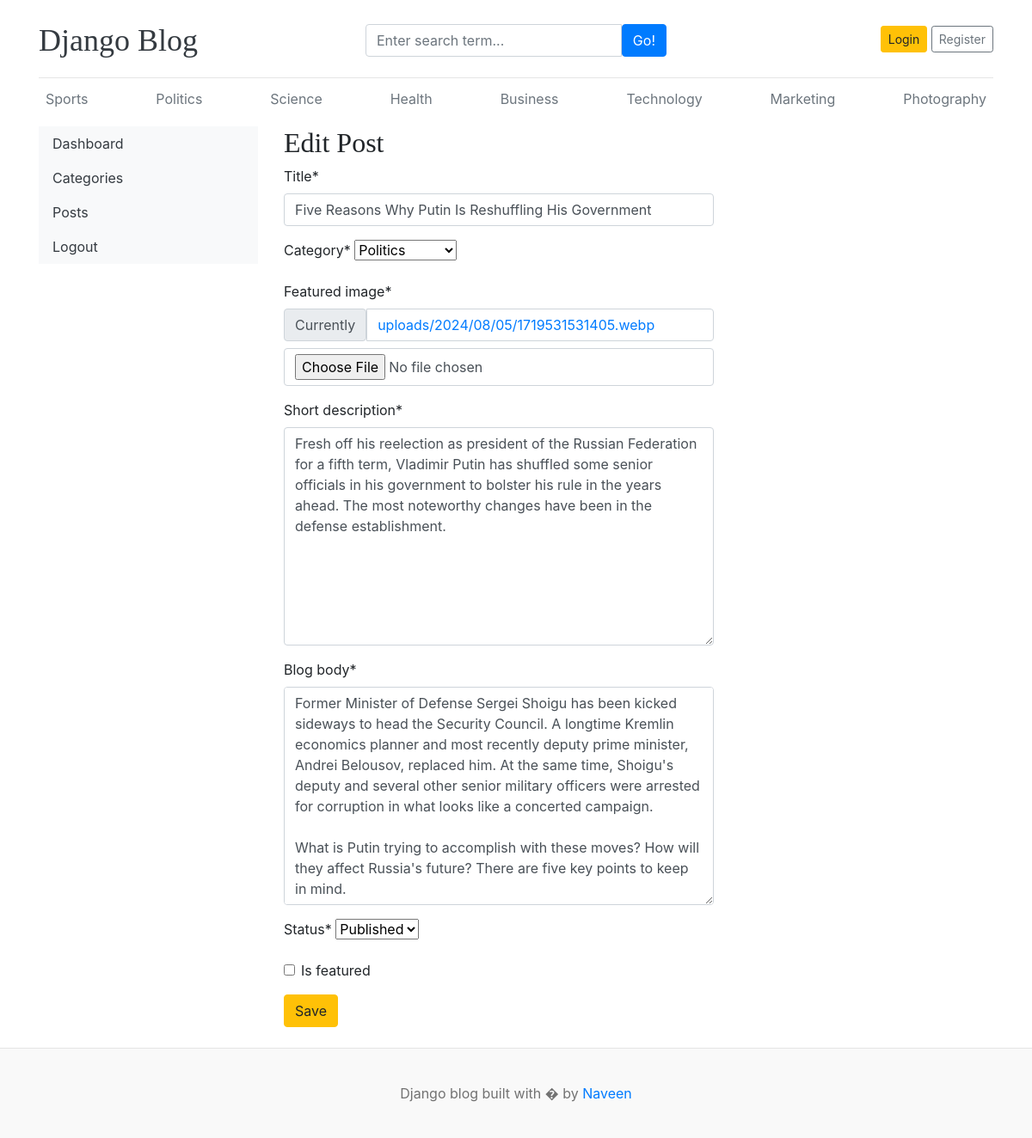
Before: /dashboard/posts/edit/7/ with the older database file.
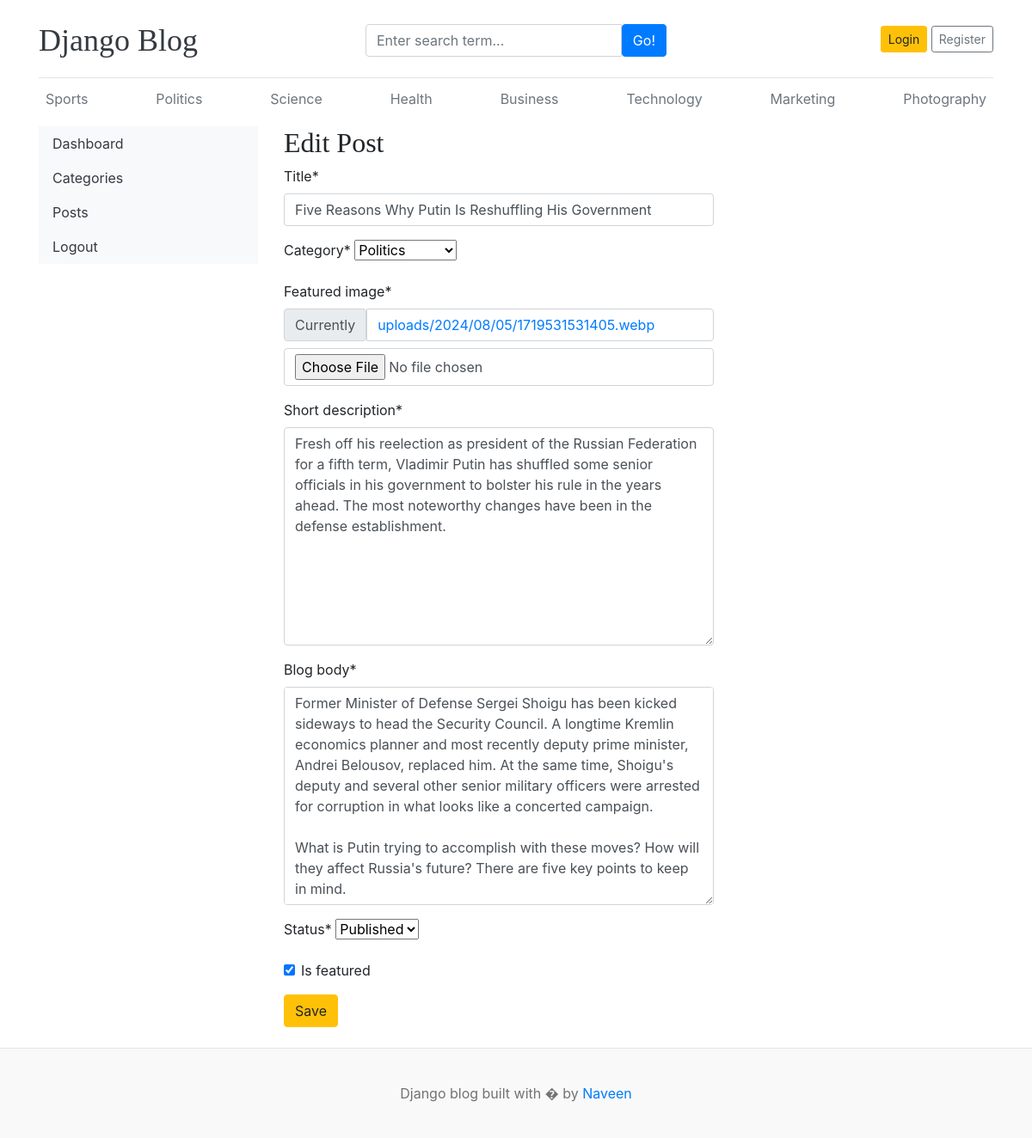
After: the same page with the newer database file.
### blog_mod/models.py (models this page shows, shortened)
class Blog(models.Model):
    title = models.CharField(max_length=100)
    slug = models.SlugField(max_length=150, unique=True, blank=True) # blank=true means it is optional field
    category = models.ForeignKey(Category, on_delete=models.CASCADE)
    author = models.ForeignKey(User, models.CASCADE)
    featured_image = models.ImageField(upload_to="uploads/%Y/%m/%d")
    short_description = models.TextField(max_length=500)
    blog_body = models.TextField(max_length=2000)
    status = models.CharField(max_length=20, choices=STATUS_CHOICES, default="Drafts")
    is_featured = models.BooleanField(default=False)
    created_at = models.DateTimeField(auto_now_add=True)
    updated_at = models.DateTimeField(auto_now=True)

### dashboard/views.py (the view, shortened to what this page needs)
# urls.py: path("posts/edit/<int:id>/", views.edit_post, name="edit_post"),
def edit_post(request, id):
    post = get_object_or_404(Blog, id=id)
    form = BlogPostForm(instance=post)  # Here instance will prepopulate the post details in the form when we click on edit
    context = {"form": form, "post": post}
    return render(request, "dashboard/edit_post.html", context)

### dashboard/forms.py
class BlogPostForm(forms.ModelForm):
    class Meta:
        model = Blog
        fields = (
            "title",
            "category",
            "featured_image",
            "short_description",
            "blog_body",
            "status",
            "is_featured",
        )

### blog_mod/context_processors.py (called while the page is built)
def get_category(request):
    categories = Category.objects.all()
    return dict(categories=categories)

def get_socialLinks(request):
    social_links = SocialLinks.objects.all()
    return dict(social_links=social_links)

### blog_mod/models.py (called while the page is built)
    def __str__(self) -> str:
        return self.category_name

### templates/dashboard/edit_post.html (shortened to what this page needs)
{% extends 'base.html' %}
{% block content %}
  {% load crispy_forms_tags %}
  <div class="row">
    {% include 'dashboard/sidebar.html' %}
    <div class="col-md-9">
      <h2>Edit Post</h2>
      <form action="{% url 'edit_post' post.id %}" method="POST" style="width: 500px;">
        {{ form|crispy }}
        <button type="submit" class="btn btn-warning">Save</button>
      </form>
      <br />
    </div>
  </div>
{% endblock %}

Changed rows visible on the page:
changed Blog "Five Reasons Why Putin Is Reshuffling His Government": is_featured "☐" → "☑"
